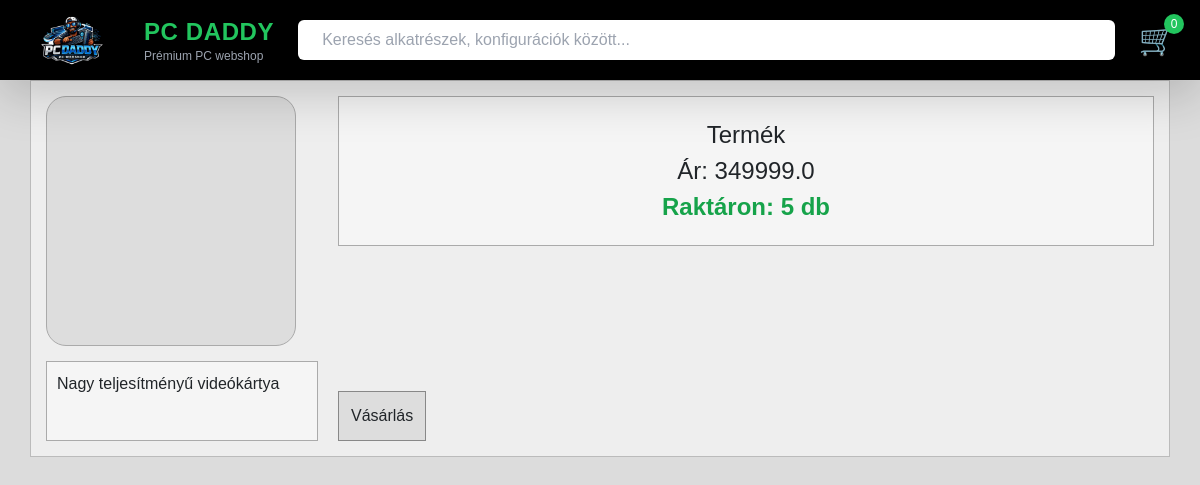
Page /product/1 on the committed database.
### tables this page shows
CREATE TABLE products (
    id INTEGER PRIMARY KEY AUTOINCREMENT,
    name TEXT NOT NULL,
    description TEXT,
    price REAL NOT NULL,
    image TEXT,
    category_id INTEGER NOT NULL,
    quantity INTEGER NOT NULL DEFAULT 0,
    FOREIGN KEY (category_id) REFERENCES categories(id)
);

### app.py (the view)
@app.route("/product/<int:id>")
def product(id):
    product = get_product(id)
    return render_template("product.html", product = product, items_amount = get_cart_product_count())

### models.py (called while the page is built)
def get_db():
    conn = sqlite3.connect(DB_NAME)
    conn.row_factory = sqlite3.Row
    return conn

def get_product(product_id):
    db = get_db()
    product = db.execute("""
        SELECT products.id, products.name, products.description, products.price, products.image, products.quantity, categories.name as category
        FROM products
        JOIN categories ON products.category_id = categories.id
        WHERE products.id = ?
    """, (product_id,)).fetchone()
    db.close()
    return product

def get_cart_product_count():
    from flask import session
    cart = session.get('cart', {})
    return sum(cart.values())

### templates/product.html (shortened to what this page needs)
<!DOCTYPE html>
<html lang="hu">
<head>
<link href="https://cdn.jsdelivr.net/npm/bootstrap@5.3.8/dist/css/bootstrap.min.css" rel="stylesheet">
  <script src="https://cdn.tailwindcss.com"></script>
</head>
<body>
<header class="bg-black text-white sticky top-0 z-50 shadow-lg">
  <div class="max-w-7xl mx-auto flex items-center justify-between px-6 h-20">
    <div class="flex items-center gap-4">
      <a href="/"><img src="../static/images/logó.png" alt="PC DADDY logó" class="h-16 w-auto"></a>
      <div class="leading-tight">
        <h1 class="text-2xl font-extrabold text-green-500 tracking-wide">PC DADDY</h1>
        <p class="text-xs text-gray-400">Prémium PC webshop</p>
      </div>
    </div>
    <div class="flex-1 mx-6">
      <input
        type="text"
        placeholder="Keresés alkatrészek, konfigurációk között..."
        class="w-full px-4 py-2 rounded-md text-black focus:outline-none focus:ring-2 focus:ring-green-500"
      />
    </div>
    <div class="flex items-center">
      <a href="/cart"><button class="text-3xl hover:text-green-500 transition relative" aria-label="Kosár">
        🛒
        <span class="absolute -top-2 -right-2 bg-green-500 text-white text-xs rounded-full w-5 h-5 flex items-center justify-center">{{ items_amount }}</span>
      </button></a>
    </div>
  </div>
</header>
<div class="product-container">
    <div class="product-layout">
        <div>
            <div class="product-image"></div>
            <div class="product-description">{{ product.description }}</div>
        </div>
        <div class="product-info">
            <div class="product-price-box">
                Termék<br>Ár: {{ product.price }}<br>
                {% if product.quantity > 0 %}
                    <span class="text-green-600 font-semibold">Raktáron: {{ product.quantity }} db</span>
                {% else %}
                    <span class="text-red-600 font-semibold">Nincs raktáron</span>
                {% endif %}
            </div>
            {% if product.quantity > 0 %}
            <form method="POST" action="/add_to_cart/{{ product.id }}">
                <button type="submit" class="buy-button">Vásárlás</button>
            </form>
            {% else %}
            <button class="buy-button opacity-50 cursor-not-allowed" disabled>Nincs raktáron</button>
            {% endif %}
        </div>
    </div>
</div>
</body>
</html>

### rows in the picture
products: description "Nagy teljesítményű videókártya", price "349999.0", quantity "5"

### other values in the picture
{{ items_amount }} "0"
